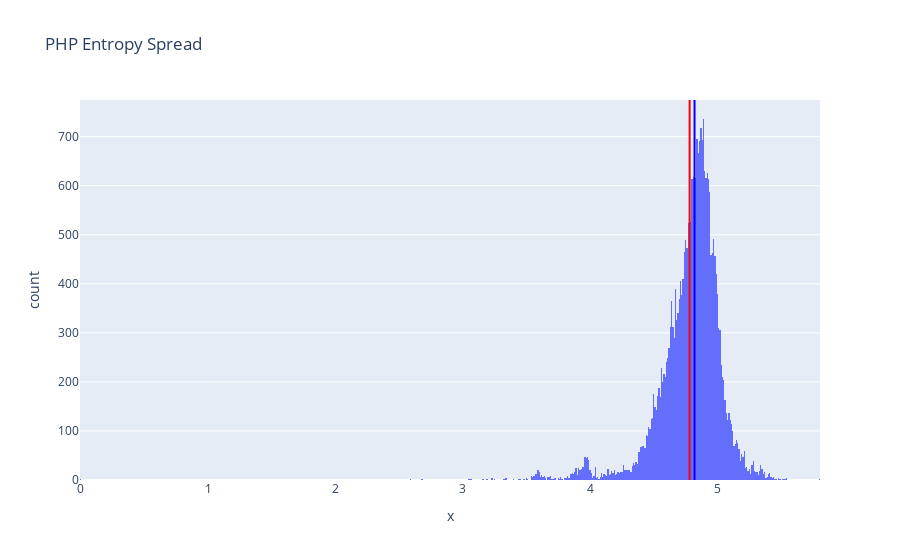

The notebook cell this image was saved under:
### Code cell
# PHP Calculation
fig = px.histogram(x=php.entropy, title="PHP Entropy Spread")
# Add mean/median lines
fig.add_vline(x=php.entropy.mean(), line_color="red")
fig.add_vline(x=php.entropy.median(), line_color="blue")

### Figure 1 — Plotly figure (JSON) as saved in the notebook; plotly's stock layout.template omitted (floating-point values rounded to 4 significant figures; data arrays with more than 128 entries replaced by an {"elided": "..."} marker saying what was removed)
{"data": [{"alignmentgroup": "True", "bingroup": "x", "hovertemplate": "x=%{x}<br>count=%{y}<extra></extra>", "legendgroup": "", "marker": {"color": "#636efa", "pattern": {"shape": ""}}, "name": "", "offsetgroup": "", "orientation": "v", "showlegend": false, "type": "histogram", "x": {"elided": "27486 float values"}, "xaxis": "x", "yaxis": "y"}], "layout": {"autosize": true, "barmode": "relative", "legend": {"tracegroupgap": 0}, "shapes": [{"line": {"color": "red"}, "type": "line", "x0": 4.781, "x1": 4.781, "xref": "x", "y0": 0, "y1": 1, "yref": "y domain"}, {"line": {"color": "blue"}, "type": "line", "x0": 4.82, "x1": 4.82, "xref": "x", "y0": 0, "y1": 1, "yref": "y domain"}], "title": {"text": "PHP Entropy Spread"}, "xaxis": {"anchor": "y", "autorange": true, "domain": [0, 1], "range": [-0.005, 5.805], "title": {"text": "x"}, "type": "linear"}, "yaxis": {"anchor": "x", "autorange": true, "domain": [0, 1], "range": [0, 774.7], "title": {"text": "count"}}}}
